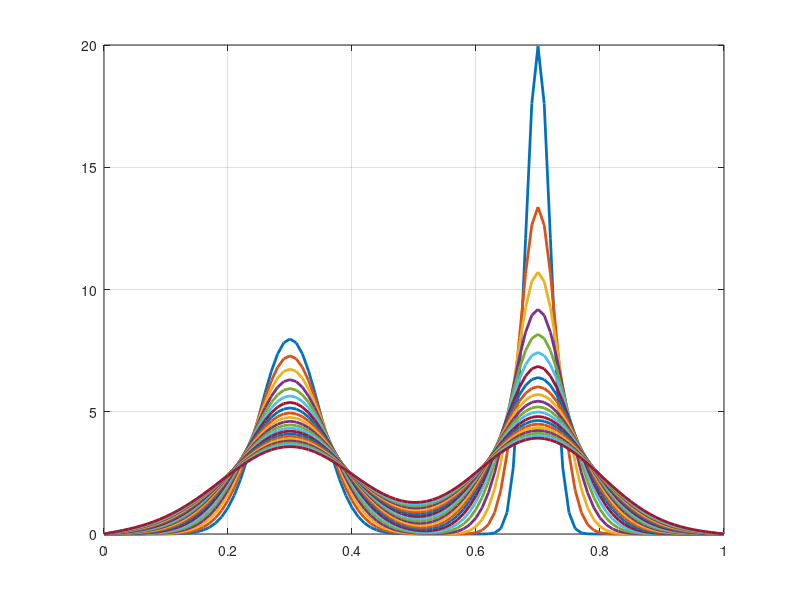
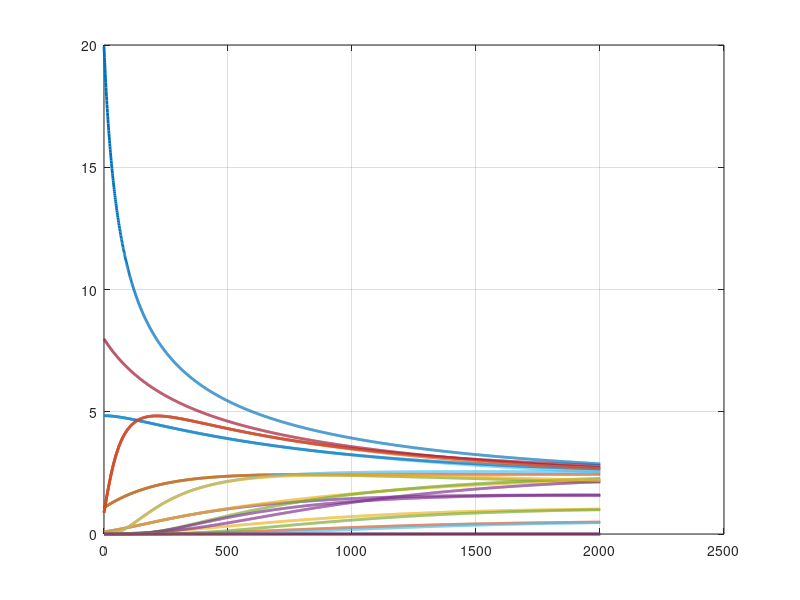
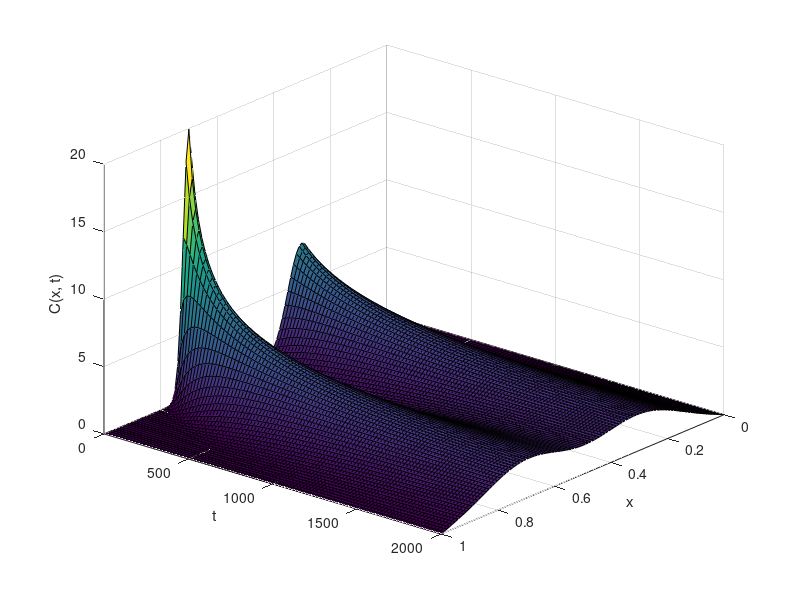

Write MATLAB code to recreate these figures, in order.
% clase 20
% 14 de Diciembre del 2021
% ecuación de difusión

clear all; close all; tic
numx = 101; numt = 2001; dx = 1/(numx -1);
dt = 1.; D = 5e-6; D1 = 5e-6;
x = 0:dx:1; c = zeros(numx, numt); t(1) = 0;
c(1,1) = 0; c(numx, 1) = 0; nu = .5; A = 0.9; nu1 = .3;
mu = 0.5; sigma1 = 0.05; nu2 = .7; sigma2 = 0.02;

for i = 2:numx-1;
  c(i, 1) = exp(-(x(i) - nu1)^2/(2*sigma1^2))/sqrt(2*pi*sigma1^2) +...
            exp(-(x(i) - nu2)^2/(2*sigma2^2))/sqrt(2*pi*sigma2^2);
endfor

for j = 1:numt
  t(j+1) = t(j) +dt;
   for i= 2:numx-1
       c(i,j+1) = c(i,j)+ D*(dt/dx^2)*(c(i+1,j)-2*c(i,j)+c(i-1,j));
   end
end
figure(1); clf;
for k=1:50:1001
   plot(x, c(:, k), 'Linewidth', 2); hold on; grid on;
end
figure(2); clf;
for r = 1:5:101
  plot(t, c(r, :), 'Linewidth', 2); hold on; grid on;
endfor

hold off; hold off;

figure(3); clf; 
[X, T] = meshgrid(x, t);
Cr = c'(1:20:2001,:);
Tr = T(1:20:2001,:);
Xr = X(1:20:2001,:);

surf(Xr, Tr, Cr); view(130, 30);
 xlabel('x');
 ylabel('t'); zlabel('C(x, t)'); toc
 
 % Realizarlo para un pulso cuadrado